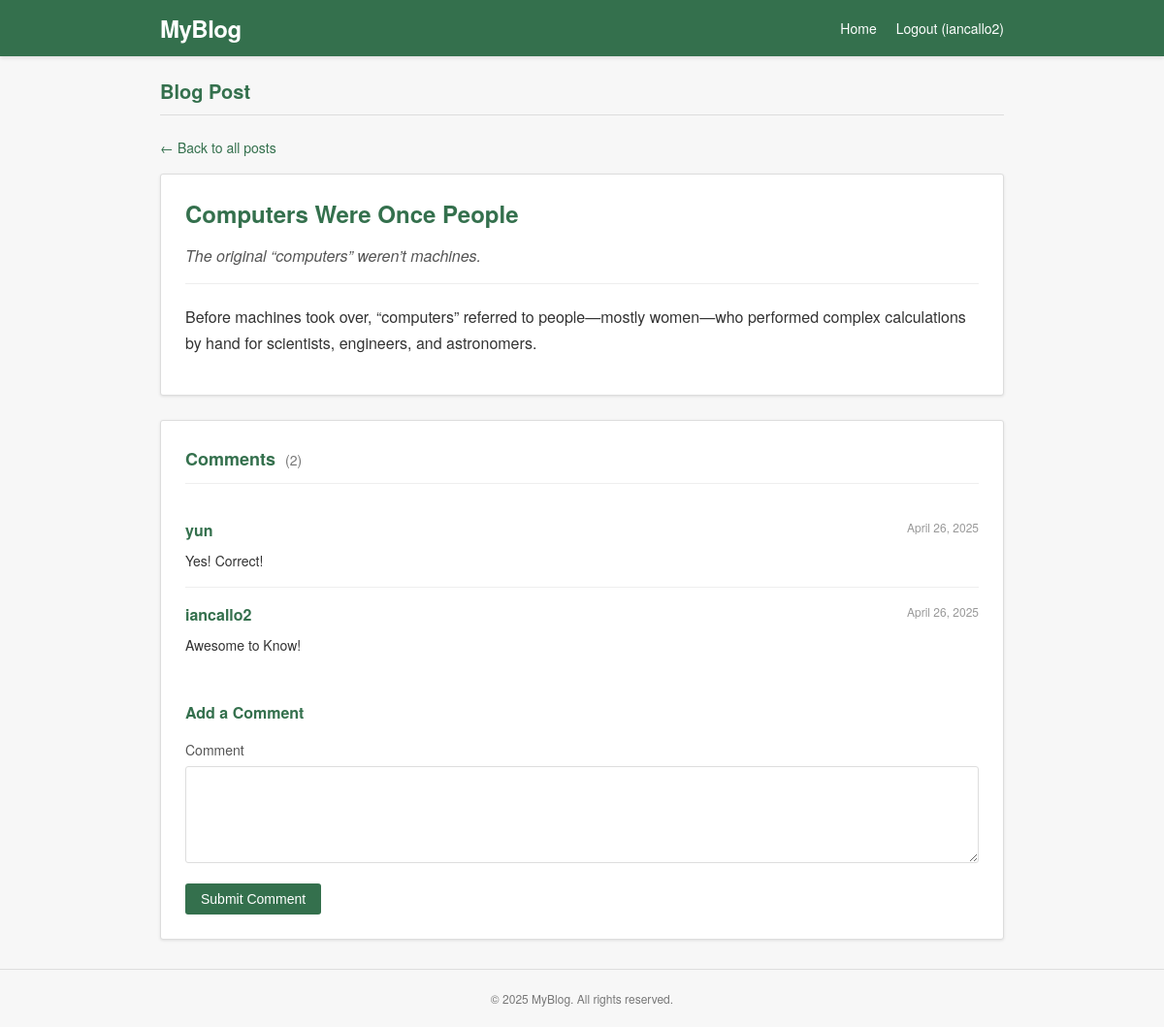
The page /13/ (signed in) on the database its author committed.
### posts/models.py (models this page shows, shortened)
class Post(models.Model):
    title = models.CharField(max_length=200)
    description = models.TextField()
    content = models.TextField()
    author = models.ForeignKey(User, on_delete=models.CASCADE, related_name='posts', null=True, blank=True)
    created_at = models.DateTimeField(null=True, blank=True)

class Comment(models.Model):
    post = models.ForeignKey(Post, on_delete=models.CASCADE, related_name='comments')
    author = models.ForeignKey(User, on_delete=models.CASCADE, related_name='comments', null=True, blank=True)
    author_name = models.CharField(max_length=100)
    author_email_hash = models.CharField(max_length=128)  # Make hash field required
    content = models.TextField()
    created_at = models.DateTimeField(auto_now_add=True)
    class Meta:
        ordering = ['created_at']

### posts/views.py (the view)
# urls.py: path("<int:pk>/", PostDetailView.as_view(), name="post_detail"),
class PostDetailView(DetailView):
    model = Post
    template_name = "posts/post_detail.html"
    def get_context_data(self, **kwargs):
        context = super().get_context_data(**kwargs)
        context['comments'] = self.object.comments.all()
        return context

### posts/templates/posts/post_detail.html (shortened to what this page needs)
<!DOCTYPE html>
<html lang="en">
<head>
</head>
<body>
    <header class="header">
        <div class="header-container">
            <div class="logo"><a href="{% url 'post_list' %}">MyBlog</a></div>
            <div class="nav-links">
                <a href="{% url 'post_list' %}" class="nav-link">Home</a>
                {% if user.is_authenticated %}
                    <a href="{% url 'logout' %}" class="nav-link">Logout ({{ user.username }})</a>
                {% else %}
                    <a href="{% url 'login' %}" class="nav-link">Login</a>
                    <a href="{% url 'signup' %}" class="nav-link">Sign Up</a>
                {% endif %}
            </div>
        </div>
    </header>
    <main class="container">
        <h1 class="page-title">Blog Post</h1>
        <a href="{% url 'post_list' %}" class="back-link">← Back to all posts</a>
        <article class="post-detail">
            <h2 class="post-title">{{ object.title }}</h2>
            <p class="post-description">{{ object.description }}</p>
            <div class="post-content">{{ object.content|linebreaks }}</div>
        </article>
        <section class="comments-section">
            <h3 class="comments-title">Comments <span class="comment-count">({{ comments|length }})</span></h3>
            <div class="comment-list">
                {% for comment in comments %}
                    <div class="comment">
                        <div class="comment-header">
                            <span class="comment-author">{{ comment.author_name }}</span>
                            <span class="comment-date">{{ comment.created_at|date:"F d, Y" }}</span>
                        </div>
                        <div class="comment-body">{{ comment.content }}</div>
                    </div>
                {% empty %}
                    <p>No comments yet.</p>
                {% endfor %}
            </div>
            {% if user.is_authenticated %}
                <h4 class="comment-form-title">Add a Comment</h4>
                <form class="comment-form" method="post" action="{% url 'add_comment' post.pk %}">
                    <div class="form-group">
                        <label class="form-label" for="content">Comment</label>
                        <textarea class="form-textarea" id="content" name="content" required></textarea>
                    </div>
                    <button type="submit" class="form-submit">Submit Comment</button>
                </form>
            {% else %}
                <div class="login-to-comment">
                    <p>Please <a href="{% url 'login' %}">log in</a> to leave a comment.</p>
                </div>
            {% endif %}
        </section>
    </main>
    <footer class="footer">
        <p>© {% now "Y" %} MyBlog. All rights reserved.</p>
    </footer>
</body>
</html>

### posts/templates/posts/post_detail.html (style rules this page uses)
* { margin: 0; padding: 0; box-sizing: border-box; }
body { font-family: 'Lucida Grande', 'Frutiger', 'Helvetica Neue', Arial, sans-serif; background-color: #f7f7f7; color: #333; line-height: 1.6; }
.header { background-color: #34704D; color: white; padding: 10px 0; box-shadow: 0 2px 4px rgba(0, 0, 0, 0.1); }
.header-container { max-width: 900px; margin: 0 auto; padding: 0 15px; display: flex; justify-content: space-between; align-items: center; }
.logo { font-size: 24px; font-weight: bold; letter-spacing: -0.5px; }
.logo a { color: white; text-decoration: none; }
.nav-links { display: flex; gap: 20px; }
.nav-link { color: white; text-decoration: none; font-size: 14px; }
.container { max-width: 900px; margin: 20px auto; padding: 0 15px; }
.page-title { color: #34704D; margin-bottom: 20px; font-size: 20px; font-weight: bold; padding-bottom: 8px; border-bottom: 1px solid #ddd; }
.back-link { display: inline-block; margin-bottom: 15px; color: #34704D; text-decoration: none; font-size: 14px; }
.post-detail { background-color: white; border: 1px solid #ddd; border-radius: 3px; padding: 25px; box-shadow: 0 1px 3px rgba(0, 0, 0, 0.1); margin-bottom: 25px; }
.post-title { color: #34704D; font-size: 24px; margin-bottom: 15px; line-height: 1.3; }
.post-description { color: #555; font-size: 16px; font-style: italic; margin-bottom: 20px; padding-bottom: 15px; border-bottom: 1px solid #eee; }
.post-content { font-size: 16px; line-height: 1.7; color: #333; }
.post-content p { margin-bottom: 15px; }
.comments-section { background-color: white; border: 1px solid #ddd; border-radius: 3px; padding: 25px; box-shadow: 0 1px 3px rgba(0, 0, 0, 0.1); margin-bottom: 25px; }
.comments-title { color: #34704D; font-size: 18px; margin-bottom: 20px; padding-bottom: 10px; border-bottom: 1px solid #eee; }
.comment-count { color: #777; font-size: 14px; font-weight: normal; margin-left: 5px; }
.comment-list { margin-bottom: 30px; }
.comment { padding: 15px 0; border-bottom: 1px solid #eee; }
.comment:last-child { border-bottom: none; }
.comment-header { display: flex; justify-content: space-between; margin-bottom: 8px; }
.comment-author { font-weight: bold; color: #34704D; }
.comment-date { color: #999; font-size: 12px; }
.comment-body { font-size: 14px; line-height: 1.6; }
.comment-form-title { font-size: 16px; color: #34704D; margin-bottom: 15px; }
.comment-form { display: flex; flex-direction: column; }
.form-group { margin-bottom: 15px; }
.form-label { display: block; margin-bottom: 5px; font-size: 14px; color: #555; }
.form-textarea { width: 100%; padding: 8px 12px; border: 1px solid #ddd; border-radius: 3px; font-family: inherit; font-size: 14px; min-height: 100px; resize: vertical; }
.form-submit { align-self: flex-start; background-color: #34704D; color: white; border: none; padding: 8px 16px; border-radius: 3px; font-size: 14px; cursor: pointer; transition: background-color 0.2s; }
.footer { text-align: center; padding: 20px 15px; margin-top: 30px; color: #777; font-size: 12px; border-top: 1px solid #ddd; }

### rows shown on the page
Post: title "Computers Were Once People", description "The original “computers” weren’t machines.", content "Before machines took over, “computers” referred to people—mostly women—who performed complex calculations by hand for scientists, engineers, and astronomers."
Comment: author_name "yun", created_at "April 26, 2025", content "Yes! Correct!"
Comment: author_name "iancallo2", created_at "April 26, 2025", content "Awesome to Know!"

### other values the page prints
{{ user.username }} "iancallo2"
{{ comments|length }} "2"
